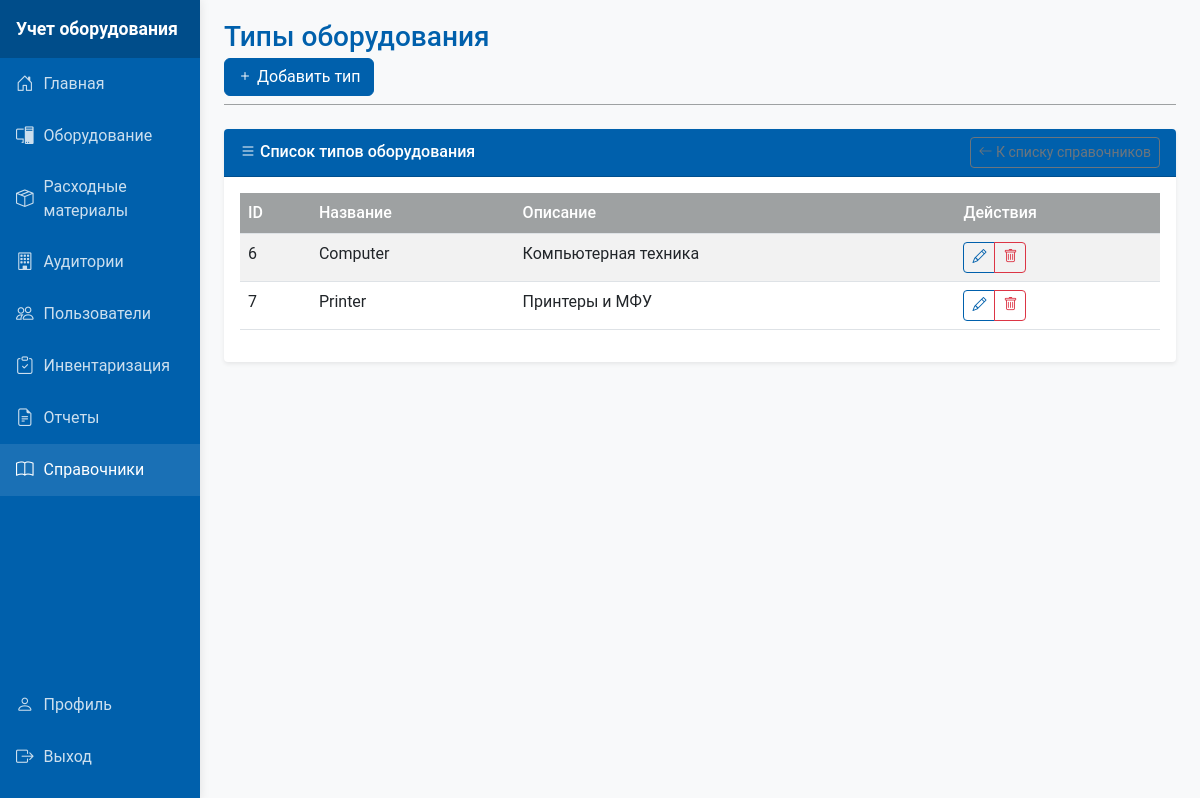
/templates/references/equipment-types.php (signed in), run on the app's committed database.
### tables this page shows
CREATE TABLE `reference_items` (
  `id` int NOT NULL,
  `type` enum('direction','status','equipment_type','consumable_type','developer') NOT NULL,
  `name` varchar(100) NOT NULL,
  `description` text,
  `created_at` timestamp NULL DEFAULT CURRENT_TIMESTAMP,
  `updated_at` timestamp NULL DEFAULT CURRENT_TIMESTAMP ON UPDATE CURRENT_TIMESTAMP
);

### models/ReferenceItem.php (called while the page is built, shortened)
<?php
class ReferenceItem {
    private $conn;
    private $table = 'reference_items';
    public function __construct($db) {
        $this->conn = $db;
    }
    public function getByType($type) {
        $query = "SELECT * FROM {$this->table} WHERE type = :type ORDER BY name";
        $stmt = $this->conn->prepare($query);
        $stmt->bindParam(':type', $type);
        try {
            $stmt->execute();
            return $stmt;
        } catch (PDOException $e) {
            error_log("Error getting items by type: " . $e->getMessage());
            return false;
        }
    }
}
?>

### templates/references/equipment-types.php (the view, shortened to what this page needs)
<?php
require_once '../../includes/header.php';
require_once '../../models/ReferenceItem.php';
$page_title = "Типы оборудования";
$reference_type = "equipment_type";
$db = (new Database())->connect();
$reference = new ReferenceItem($db);
$items = $reference->getByType($reference_type);
?>
<div class="content-header">
    <h1 class="content-title"><?= htmlspecialchars($page_title) ?></h1>
    <button type="button" class="btn btn-primary" data-bs-toggle="modal" data-bs-target="#createModal">
        <i class="bi bi-plus"></i> Добавить тип
    </button>
</div>
<div class="card">
    <div class="card-header">
        <div class="d-flex justify-content-between align-items-center">
            <span><i class="bi bi-list"></i> Список типов оборудования</span>
            <a href="/UP/templates/references/index.php" class="btn btn-outline-secondary btn-sm">
                <i class="bi bi-arrow-left"></i> К списку справочников
            </a>
        </div>
    </div>
    <div class="card-body">
        <div class="table-responsive">
            <table class="table table-striped table-hover">
                <thead>
                    <tr>
                        <th>ID</th>
                        <th>Название</th>
                        <th>Описание</th>
                        <th>Действия</th>
                    </tr>
                </thead>
                <tbody>
                    <?php if ($items && $items->rowCount() > 0): ?>
                        <?php while($item = $items->fetch(PDO::FETCH_ASSOC)): ?>
                            <tr>
                                <td><?= $item['id'] ?></td>
                                <td><?= htmlspecialchars($item['name']) ?></td>
                                <td><?= htmlspecialchars($item['description'] ?? '') ?></td>
                                <td>
                                    <div class="btn-group btn-group-sm">
                                        <button type="button" class="btn btn-outline-primary edit-btn"
                                                data-id="<?= $item['id'] ?>"
                                                data-name="<?= htmlspecialchars($item['name']) ?>"
                                                data-description="<?= htmlspecialchars($item['description'] ?? '') ?>">
                                            <i class="bi bi-pencil"></i>
                                        </button>
                                        <button type="button" class="btn btn-outline-danger delete-btn"
                                                data-id="<?= $item['id'] ?>"
                                                data-name="<?= htmlspecialchars($item['name']) ?>">
                                            <i class="bi bi-trash"></i>
                                        </button>
                                    </div>
                                </td>
                            </tr>
                        <?php endwhile; ?>
                    <?php else: ?>
                        <tr>
                            <td colspan="4" class="text-center">Типы оборудования не найдены</td>
                        </tr>
                    <?php endif; ?>
                </tbody>
            </table>
        </div>
    </div>
</div>
<?php require_once '../../includes/footer.php'; ?>

### assets/css/style.css (style rules this page uses)
:root { --primary: #0060AC; --secondary: #E41613; --light-gray: #9EA1A2; --dark-gray: #666; --light: #f8f9fa; --white: #fff; }
body { font-family: 'Roboto', Arial, sans-serif; background-color: var(--light); }
.content-header { margin-bottom: 1.5rem; border-bottom: 1px solid var(--light-gray); padding-bottom: 0.5rem; }
.content-title { font-size: 1.75rem; margin-bottom: 0.25rem; font-weight: 500; color: var(--primary); }
.card { box-shadow: 0 0.125rem 0.25rem rgba(0, 0, 0, 0.075); border-radius: 0.25rem; margin-bottom: 1.5rem; border: none; }
.card-header { background-color: var(--primary); font-weight: 500; color: var(--white); border-radius: 0.25rem 0.25rem 0 0 !important; }
.table { background-color: var(--white); }
.table th { background-color: var(--light-gray); color: var(--white); font-weight: 500; }
.btn-primary { background-color: var(--primary); border-color: var(--primary); }
.btn-outline-primary { color: var(--primary); border-color: var(--primary); }

### data on the page
reference_items: id "6", name "Computer", description "Компьютерная техника"
reference_items: id "7", name "Printer", description "Принтеры и МФУ"

### other printed values
$page_title "Типы оборудования"
